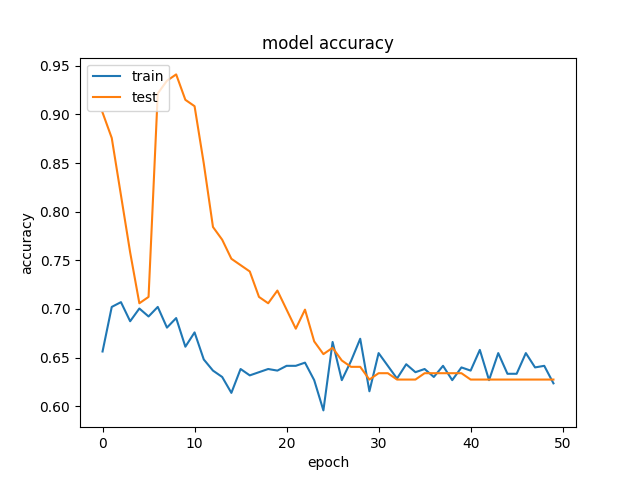
#> input picture images/accuracy_30_01.png, 640 x 480 px; its folder holds only this picture in this run
$ jupyter execute --allow-errors data_visualization.ipynb   (shell and % lines are left out)
#> lines starting #> are read from the running program, lines starting #| are printed output that depends on the picture
# NIH Chest X-ray Dataset

[cell 1]
import os
import cv2
import matplotlib
import numpy as np
import pandas as pd
import seaborn as sns
from itertools import chain
from glob import iglob, glob
import matplotlib.pyplot as plt
import matplotlib.gridspec as gridspec

[cell 2]
PATH = os.path.abspath(os.path.join('..', 'nih_sample/'))
SOURCE_IMAGES = os.path.join(PATH, "images")
images = glob(os.path.join(SOURCE_IMAGES, "*.png"))

[cell 3]
images[0:10]

#> (a cell that did not finish here is left out)

[cell 5]
multiple_images = glob('../nih_sample/images/**')
i_ = 0
plt.rcParams['figure.figsize'] = (10.0, 10.0)
plt.subplots_adjust(wspace=0, hspace=0)
for l in multiple_images[:25]:
    im = cv2.imread(l)
#> im is the input picture: shape (480, 640, 3); mean B, G, R 249.4, 249.8, 250.2
    im = cv2.resize(im, (128, 128))
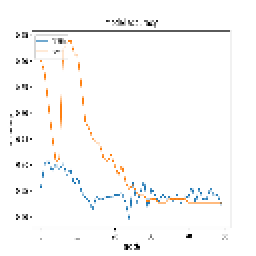
#> im: shape (128, 128, 3) (shown 2 times larger); mean B, G, R 249.6, 250, 250.4
    plt.subplot(5, 5, i_+1)
    plt.imshow(cv2.cvtColor(im, cv2.COLOR_BGR2RGB)); plt.axis('off')
    i_ += 1


$ run again, on images/accuracy_50_01.png
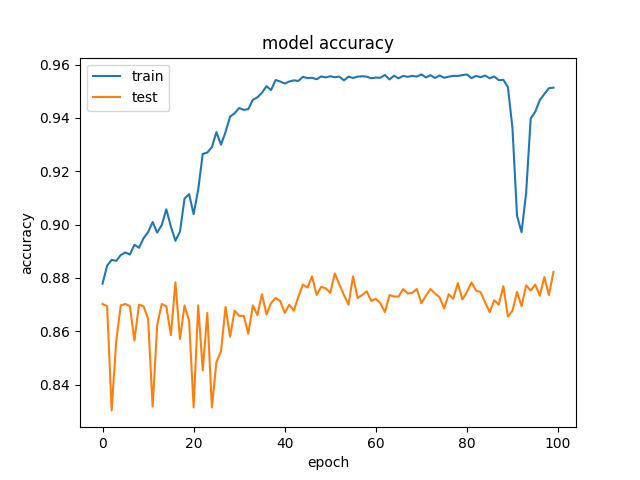
#> input picture images/accuracy_50_01.png, 640 x 480 px
#> im is the input picture: shape (480, 640, 3); mean B, G, R 247.9, 249, 250.2
#> `im = cv2.resize(im, (128, 128))`:
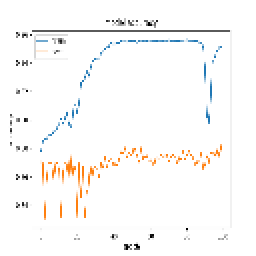
#> im: shape (128, 128, 3) (shown 2 times larger); mean B, G, R 248.4, 249.4, 250.5

$ run again, on images/accuracy_50_05.png
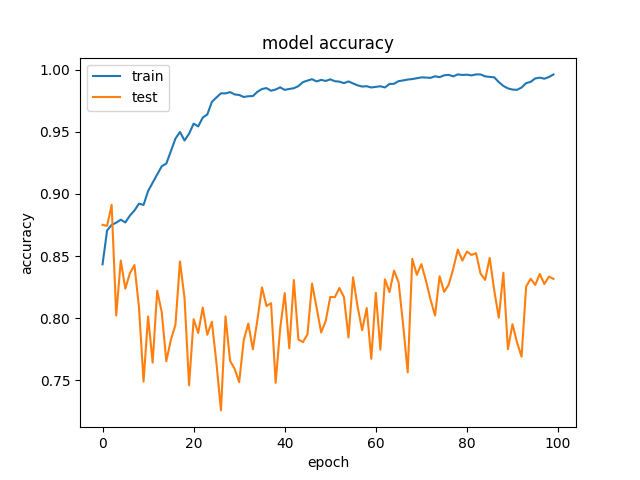
#> input picture images/accuracy_50_05.png, 640 x 480 px
#> im is the input picture: shape (480, 640, 3); mean B, G, R 246.4, 248.5, 250.8
#> `im = cv2.resize(im, (128, 128))`:
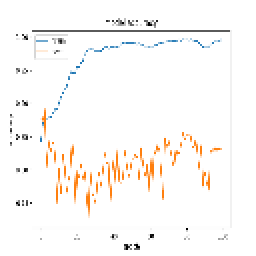
#> im: shape (128, 128, 3) (shown 2 times larger); mean B, G, R 246.8, 248.9, 251.3

$ run again, on images/accuracy_50_10.png
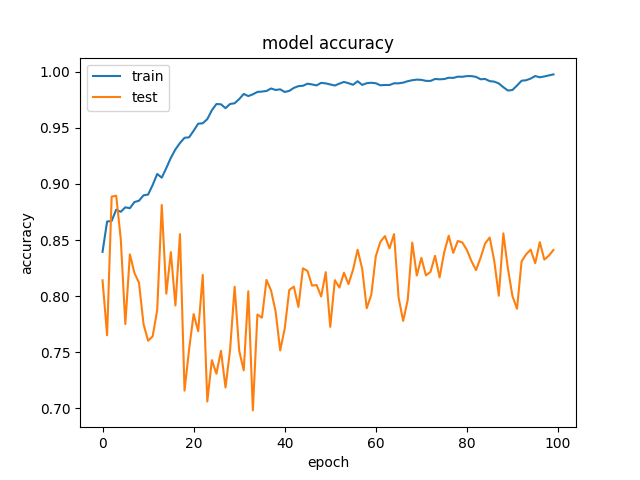
#> input picture images/accuracy_50_10.png, 640 x 480 px
#> im is the input picture: shape (480, 640, 3); mean B, G, R 246.2, 248.4, 250.8
#> `im = cv2.resize(im, (128, 128))`:
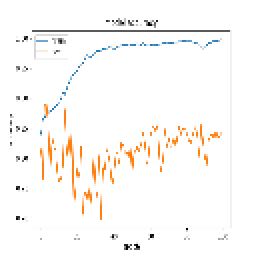
#> im: shape (128, 128, 3) (shown 2 times larger); mean B, G, R 246.8, 248.9, 251.3

$ run again, on images/accuracy_30_15.png
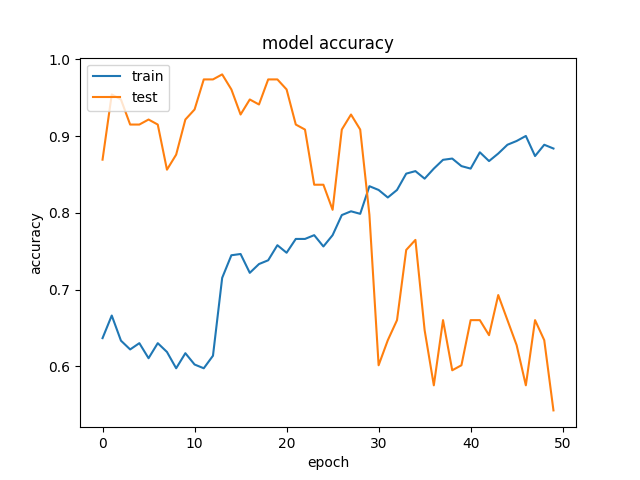
#> input picture images/accuracy_30_15.png, 640 x 480 px
#> im is the input picture: shape (480, 640, 3); mean B, G, R 248.9, 249.8, 250.8
#> `im = cv2.resize(im, (128, 128))`:
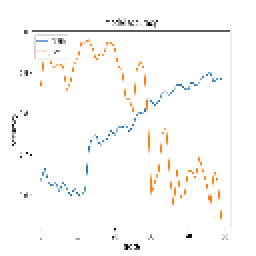
#> im: shape (128, 128, 3) (shown 2 times larger); mean B, G, R 249.3, 250.2, 251.2
